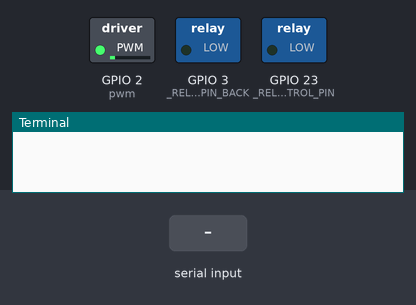
Recording of a program running on a simulated Raspberry Pi (BCM pin numbers). Parts: switched loads named in the program (green lamp = pin HIGH), the last lines printed to the terminal. The test bench sets the inputs (shaded band). At 4.3 s the program stops and its outputs stay as they are.

Above: at 1.2 s.
1.3 s: "w" typed at the terminal
At 1.6 s:
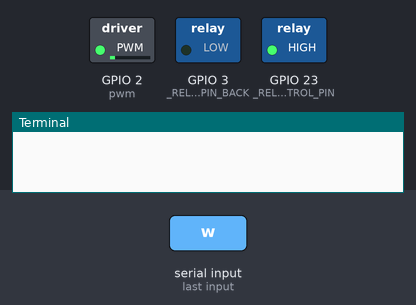
2.8 s: "r" typed at the terminal
At 4.0 s:
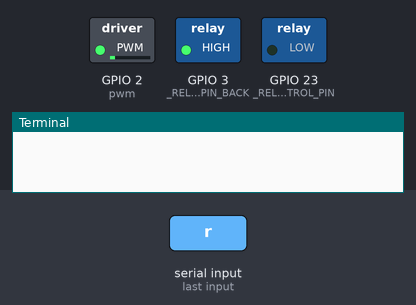
4.3 s: "q" typed at the terminal
At 5.1 s:
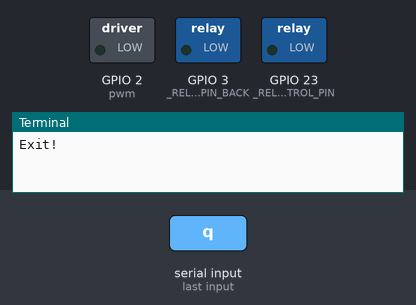
Timing chart, 0 to 5.8 s (numbered marks = the images above; inputs shaded):
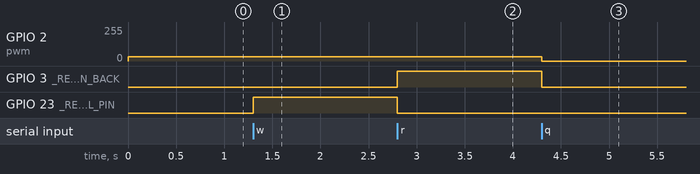

Measured:
- after the input at 1.3 s, GPIO 23 (_RELAY_CONTROL_PIN): LOW → HIGH at once
- after the input at 2.8 s, GPIO 3 (_RELAY_CONTROL_PIN_BACK): LOW → HIGH at once; GPIO 23 (_RELAY_CONTROL_PIN): HIGH → LOW at once
- after the input at 4.3 s, GPIO 2 (pwm): 31/255 → 0/255 at once; GPIO 3 (_RELAY_CONTROL_PIN_BACK): HIGH → LOW at once

The program:

controller.py
```python
from threading import * # threading
import RPi.GPIO as GPIO
import RPi.GPIO as io
import time

class _Getch:
	def __init__(self):
		self.impl = _GetchUnix()
	def __call__(self):
		return self.impl()

class _GetchUnix:
    def __init__(self):
        import tty, sys

    def __call__(self):
        import sys, tty, termios
        fd = sys.stdin.fileno()
        old_settings = termios.tcgetattr(fd)
        try:
            tty.setraw(sys.stdin.fileno())
            ch = sys.stdin.read(1)
        finally:
            termios.tcsetattr(fd, termios.TCSADRAIN, old_settings)
        return ch

class GY2TCar:
	_CENTER = 97
	_MAX_LEFT = 130
	_MAX_RIGHT = 70
	_RELAY_CONTROL_PIN = 23 # relay control signal for go forward
	_RELAY_CONTROL_PIN_BACK= 3 # relay control signal for go backward

	def update(self, angle):
		#print "Updated angle:", angle
		duty = float(angle) / 10.0 + 2.5
		self.pwm.ChangeDutyCycle(duty)

	def __init__(self):
		GPIO.setmode(GPIO.BCM)
		GPIO.setup(2, GPIO.OUT)

		self.pwm = GPIO.PWM(2, 100)
		self.pwm.start(5)
		GPIO.setwarnings(False)

		# dc motor
		io.setmode(io.BCM)
		self.power_pin = self._RELAY_CONTROL_PIN
		self.geri_pin = self._RELAY_CONTROL_PIN_BACK

		io.setup(self.power_pin, io.OUT)
		io.setup(self.geri_pin, io.OUT)

		io.output(self.power_pin, False)
		io.output(self.geri_pin, False)

		self.update(self._CENTER)
		self.current_angle = self._CENTER

	def play(self):
		getch = _Getch()

		while True:
			inp = getch()

			if inp == "w": # Go forward
				io.output(self.geri_pin,False)
				io.output(self.power_pin, True)
			elif inp == "s": # Stop
				io.output(self.power_pin, False)
				io.output(self.geri_pin,False)
			elif inp == "r": #go backward
				io.output(self.power_pin, False)
				io.output(self.geri_pin,True)
			elif inp == "a": # Go left
				self.update(self._MAX_LEFT)
				# time.sleep(1);  #optional
			elif inp == "d": # Go right
				self.update(self._MAX_RIGHT)
				# time.sleep(1);
			elif inp == "e":
				self.update(self._CENTER)
			elif inp == "q":
				print ("Exit!")
				io.output(self.power_pin, False)
				break
		GPIO.cleanup()

if __name__ == '__main__':
	car = GY2TCar()
	car.play()
```
